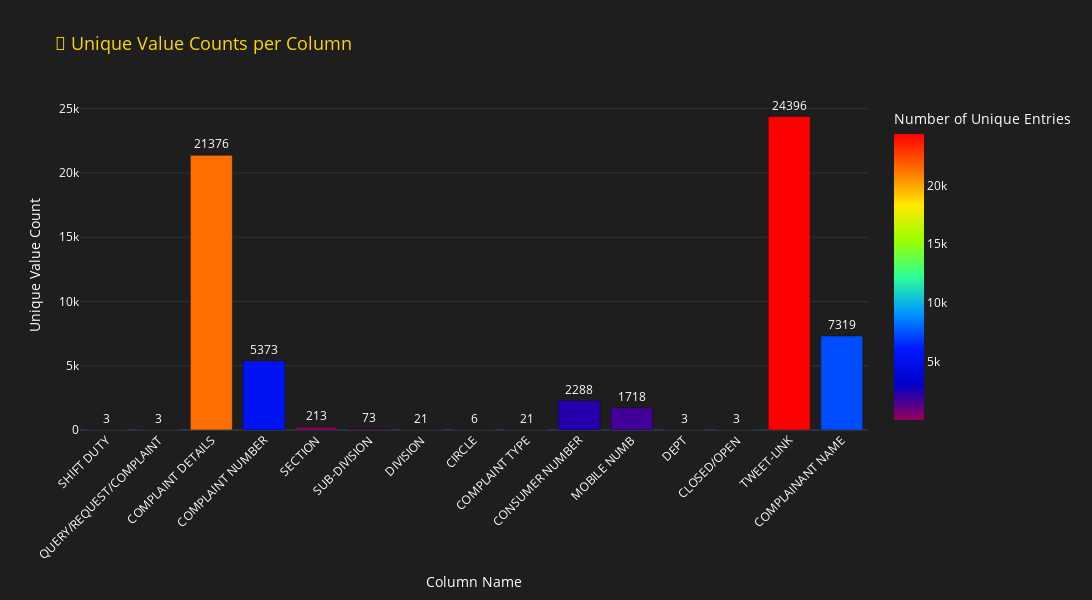

Source (notebook cell):
### Code cell
fig

### Figure 1 — Plotly figure (JSON) as saved in the notebook; plotly's stock layout.template omitted (floating-point values rounded to 4 significant figures)
{"data": [{"alignmentgroup": "True", "hovertemplate": "Column=%{x}<br>Number of Unique Entries=%{marker.color}<extra></extra>", "legendgroup": "", "marker": {"color": [3, 3, 21376, 5373, 213, 73, 21, 6, 21, 2288, 1718, 3, 3, 24396, 7319], "coloraxis": "coloraxis", "pattern": {"shape": ""}}, "name": "", "offsetgroup": "", "orientation": "v", "showlegend": false, "text": [3, 3, 21376, 5373, 213, 73, 21, 6, 21, 2288, 1718, 3, 3, 24396, 7319], "textposition": "outside", "texttemplate": "%{text}", "type": "bar", "x": ["SHIFT DUTY", "QUERY/REQUEST/COMPLAINT", "COMPLAINT DETAILS", "COMPLAINT NUMBER", "SECTION", "SUB-DIVISION", "DIVISION", "CIRCLE", "COMPLAINT TYPE", "CONSUMER NUMBER", "MOBILE NUMB", "DEPT", "CLOSED/OPEN", "TWEET-LINK", "COMPLAINANT NAME"], "xaxis": "x", "y": [3, 3, 21376, 5373, 213, 73, 21, 6, 21, 2288, 1718, 3, 3, 24396, 7319], "yaxis": "y"}], "layout": {"barmode": "relative", "coloraxis": {"colorbar": {"title": {"text": "Number of Unique Entries"}}, "colorscale": [[0, "rgb(150,0,90)"], [0.125, "rgb(0,0,200)"], [0.25, "rgb(0,25,255)"], [0.375, "rgb(0,152,255)"], [0.5, "rgb(44,255,150)"], [0.625, "rgb(151,255,0)"], [0.75, "rgb(255,234,0)"], [0.875, "rgb(255,111,0)"], [1, "rgb(255,0,0)"]]}, "font": {"color": "white", "size": 12}, "height": 600, "legend": {"tracegroupgap": 0}, "paper_bgcolor": "rgba(30,30,30,1)", "plot_bgcolor": "rgba(0,0,0,0)", "title": {"font": {"color": "gold", "size": 18}, "text": "🌈 Unique Value Counts per Column"}, "width": 1400, "xaxis": {"anchor": "y", "domain": [0, 1], "tickangle": -45, "title": {"text": "Column Name"}}, "yaxis": {"anchor": "x", "domain": [0, 1], "title": {"text": "Unique Value Count"}}}}
